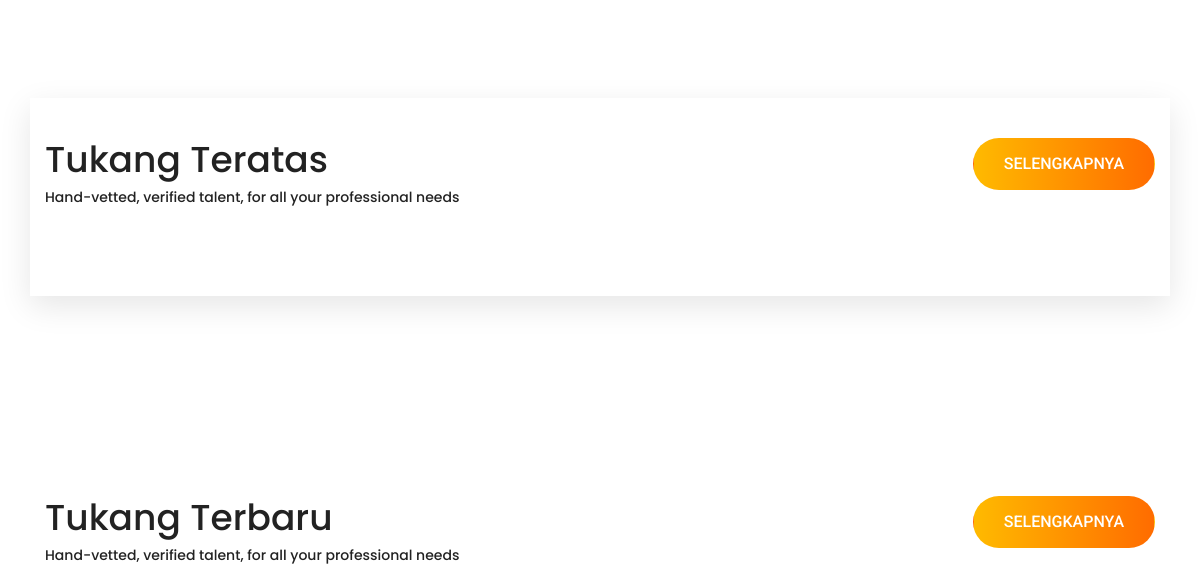
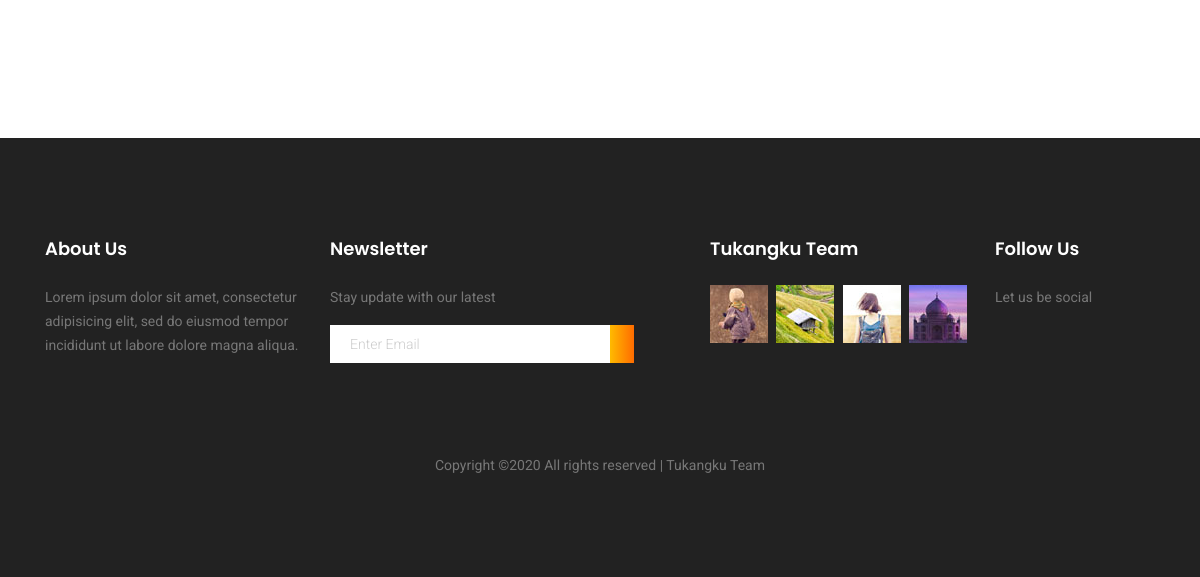
The app's page / (lower part), older data (2 pictures, top to bottom).
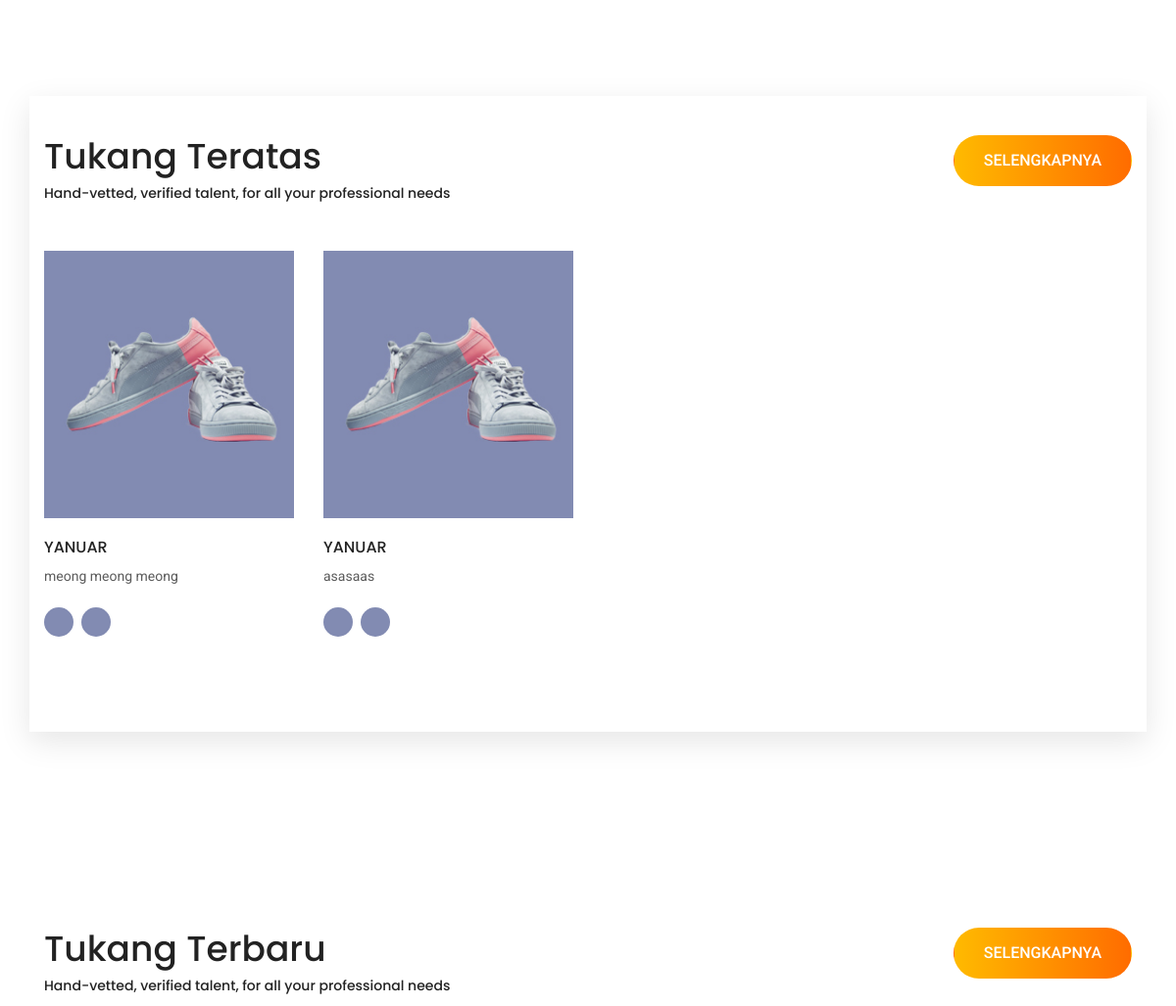
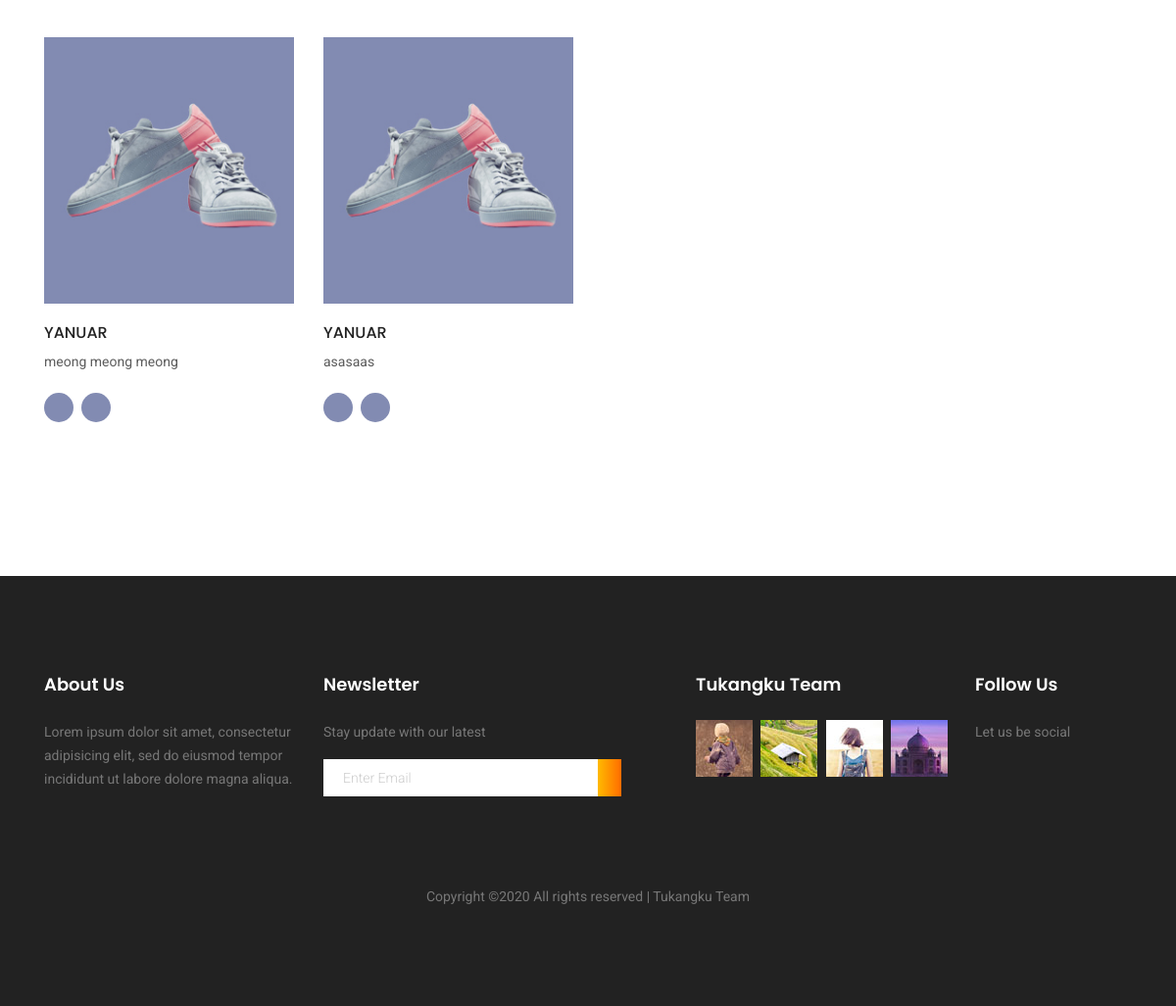
The same page, newer data (2 pictures, top to bottom).
### app/models.py (models this page shows, shortened)
class Daftar(models.Model):
    nama        = models.CharField(max_length=200, )
    email       = models.EmailField()
    telepon     = models.CharField(max_length=13)
    alamat      = models.TextField()
    umur        = models.CharField(max_length=3)
    gender      = models.CharField(max_length=1)
    posisi      = models.CharField(max_length=50)
    buat        = models.DateTimeField(auto_now=True)
    class Meta:
        verbose_name_plural = 'Data-Daftar'

### app/views.py (the view)
# urls.py: path('', home, name='home'),
def home(request):
    profile = Daftar.objects.order_by('-buat')[:4]
    context = {'profile': profile}
    return render(request, 'home.html', context)

### templates/home.html (shortened to what the changed rows need)
{% extends 'index.html' %}
{% load static %}
{% load widget_tweaks %}
{% block head %}
<head>
	<link rel="stylesheet" href="{% static 'css/linearicons.css' %}">
	<link rel="stylesheet" href="{% static 'css/font-awesome.min.css' %">
	<link rel="stylesheet" href="{% static 'css/themify-icons.css' %}">
	<link rel="stylesheet" href="{% static 'css/bootstrap.css' %}">
	<link rel="stylesheet" href="{% static 'css/owl.carousel.css' %}">
	<link rel="stylesheet" href="{% static 'css/nice-select.css' %}">
	<link rel="stylesheet" href="{% static 'css/nouislider.min.css' %}">
	<link rel="stylesheet" href="{% static 'css/ion.rangeSlider.css' %}" />
	<link rel="stylesheet" href="{% static 'css/ion.rangeSlider.skinFlat.css' %}" />
	<link rel="stylesheet" href="{% static 'css/magnific-popup.css' %}">
	<link rel="stylesheet" href="{% static 'css/main.css' %}">
    <link rel="stylesheet" href="https://use.fontawesome.com/releases/v5.5.0/css/all.css">
</head>
{% endblock %}
	{% block konten %}
	<section class="owl-carousel section_gap">
		<div class="container">
			<div class="row justify-content-center">
				<div class="col-lg-6">
					<div class="section-title">
						<h1>Tukang Terbaru</h1>
					</div>
				</div>
			</div>
			<div class="row">
				{% for prof in profile %}
				<a href="#">
				<div class="col-lg-3 col-md-6">
					<div class="single-product">
						<img class="img-fluid" src="{% static 'upload/img/product/p8.jpg' %}" alt="">
						<div class="product-details">
							<h6>{{ prof.nama }}</h6>
							<div class="price">
								<p style="color:rgb(92, 92, 92);">{{prof.alamat}}</p>
							</div>
							<div class="prd-bottom">
								<a href="" class="social-info">
								<span class="ti-bag"></span>
								</a>
								<a href="" class="social-info">
									<span class="lnr lnr-heart"></span>
								</a>
							</div>
						</div>
					</div>
				</div>
				</a>
				{% endfor %}
			</div>
		</div>
	</section>
	{% endblock %}
	{% block bar %}
	<section class="features-area section_gap">
		<div class="container">
			<div class="row features-inner">
				<div class="col-lg-6">
					<div class="section-title">
						<h1>Tukang Teratas</h1>
					</div>
				</div>
				{% for prof in profile %}
				<a href="#">
				<div class="col-lg-3 col-md-6">
					<div class="single-product">
						<img class="img-fluid" src="{% static 'upload/img/product/p8.jpg' %}" alt="">
						<div class="product-details">
							<h6>{{ prof.nama }}</h6>
							<div class="price">
								<p style="color:rgb(92, 92, 92);">{{prof.alamat}}</p>
							</div>
							<div class="prd-bottom">
								<a href="" class="social-info">
								<span class="ti-bag"></span>
								</a>
								<a href="" class="social-info">
									<span class="lnr lnr-heart"></span>
								</a>
							</div>
						</div>
					</div>
				</div>
				</a>
				{% endfor %}
			</div>
		</div>
	</section>
	{% endblock %}

Row changes from the older to the newer data that the page shows:
now on this page (row edited): Daftar: nama "YANUAR", alamat "meong meong meong"
now on this page (row edited): Daftar: nama "YANUAR", alamat "asasaas"
